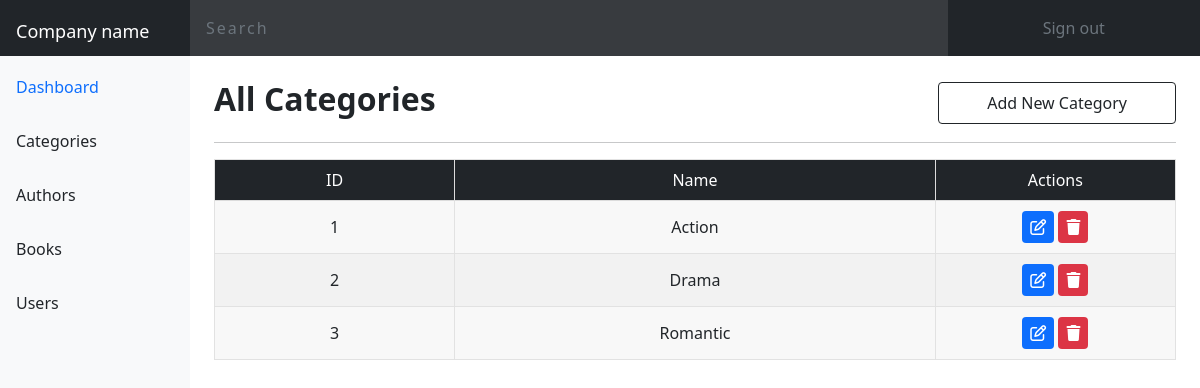
Screenshot of /admin/categories.php (signed in) with the database file from the repository.
### tables this page shows
CREATE TABLE `categories` (
  `id` int(11) NOT NULL,
  `name` varchar(200) NOT NULL
);

### admin/categories.php (the view)
<?php include "header.php" ?>
<div class="tab-2 p-4">
  <div id="first">
    <div class="box d-flex justify-content-between align-items-center position-relative">
      <h2 class="fw-600">All Categories</h2>
      <a class="btn1 btn bg-transparent rounded-1 border position-absolute end-0 py-2 px-5" href="addcategory.php">Add
        New
        Category</a>
    </div>
    <hr />
    <table class="w-100">
      <thead>
        <tr class="text-white bg-dark">
          <td class="w-25">ID</td>
          <td class="w-50">Name</td>
          <td class="w-25">Actions</td>
        </tr>
      </thead>
      <tbody>
        <?php
        $sql = "SELECT * FROM categories";
        $result = mysqli_query($conn, $sql);
        while ($row = mysqli_fetch_assoc($result)) {
        ?>
          <tr class="lh-base">
            <td data-label="ID"><?php echo $row['id'] ?></td>
            <td data-label="Name"><?php echo $row['name'] ?></td>
            <td data-label="Actions">
              <a href="editcategory.php?edit=<?php echo $row['id'] ?>" class="">
                <i class="icon-ed fa-regular fa-pen-to-square text-white bg-primary p-2 rounded-1"></i>
              </a>
              <a onclick="return confirm('Are you sure?!');" href="delcategory.php?del=<?php echo $row['id'] ?>" class="">
                <i class="icon-del fa-solid fa-trash text-white bg-danger p-2 rounded-1"></i>
              </a>
            </td>
          </tr>
        <?php } ?>
      </tbody>
    </table>
  </div>
</div>
</div>
</div>
<?php include "footer.php" ?>

### css/style.css (style rules this page uses)
* { -webkit-box-sizing: border-box; -moz-box-sizing: border-box; box-sizing: border-box; }
:root { --main-color: #0d6efd; --main-padding-top: 60px; --main-padding-bottom: 60px; }
html { scroll-behavior: smooth; }
body { background-color: #fff; }
.fw-600 { font-weight: 600; }
.dashboard table tr td { border: 1px solid rgba(226, 226, 226, 0.9725490196); }
.dashboard table tbody tr:nth-child(even) { background-color: rgb(242, 242, 242); }
.dashboard table tbody td a { color: transparent; text-decoration: none; }
.dashboard table tr td { padding: 10px; }
.dashboard .box a { border-color: #212529 !important; }
.dashboard .tab-box .tab-2 #first table tbody tr td i { cursor: pointer; }
.dashboard table { border: 1px solid #ccc; border-collapse: collapse; margin: 0; padding: 0; width: 100%; table-layout: fixed; }
.dashboard table tr { background-color: #f8f8f8; border: 1px solid #ddd; padding: 0.35em; }
.dashboard table th, .dashboard table td { padding: 0.625em; text-align: center; }
body { line-height: 1.25; }

### rows the page displays
categories: id "1", name "Action"
categories: id "2", name "Drama"
categories: id "3", name "Romantic"
